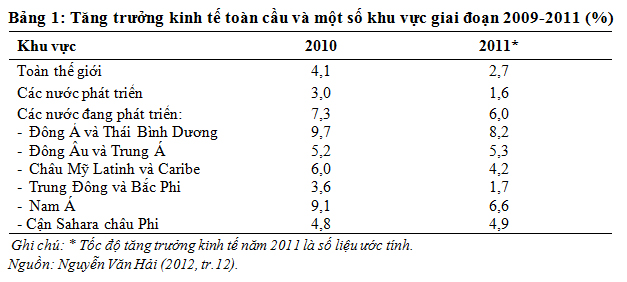
#> input picture images/Bang1demo.png, 627 x 282 px, found by its file name
$ jupyter execute --allow-errors 'Inference_Table_Transformer_(TATR)_for_parsing_tables.ipynb'   (shell and % lines are left out)
#> lines starting #> are read from the running program, lines starting #| are printed output that depends on the picture
## Set-up environment

Let's start by installing 🤗 Transformers and [EasyOCR](https://github.com/JaidedAI/EasyOCR) (an open-source OCR engine). Google Colab already comes with Transformers pre-installed.

[cell 1]
#!pip install -q transformers

## Load model

Next, we load a Table Transformer pre-trained for table detection. We use the "no_timm" version here to load the checkpoint with a Transformers-native backbone.

[cell 2]
from transformers import AutoModelForObjectDetection

#> (the rest of this cell did not finish here and is left out)

#> (a cell that did not finish here is left out)

We move the model to a GPU if it's available (predictions will be faster).

[cell 4]
import torch

#> (the rest of this cell did not finish here and is left out)

## Load image

Next, we can load a PDF image.

[cell 5]
from PIL import Image
from huggingface_hub import hf_hub_download

# let's load an example image
#file_path = hf_hub_download(repo_id="nielsr/example-pdf", repo_type="dataset", filename="image.png")
file_path ='/content/Bang1demo.png'
image = Image.open(file_path).convert("RGB")
#> image is the input picture: PIL image 627x282 RGB; mean R, G, B 239.6, 239.6, 239.5
# let's display it a bit smaller
width, height = image.size
#> width = 627; height = 282
display(image.resize((int(0.6*width), (int(0.6*height)))))
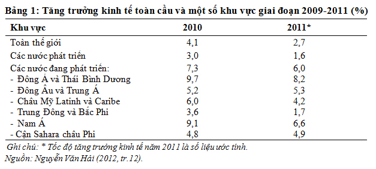
#> shown: PIL image 376x169 RGB; mean R, G, B 239, 238.9, 238.9
